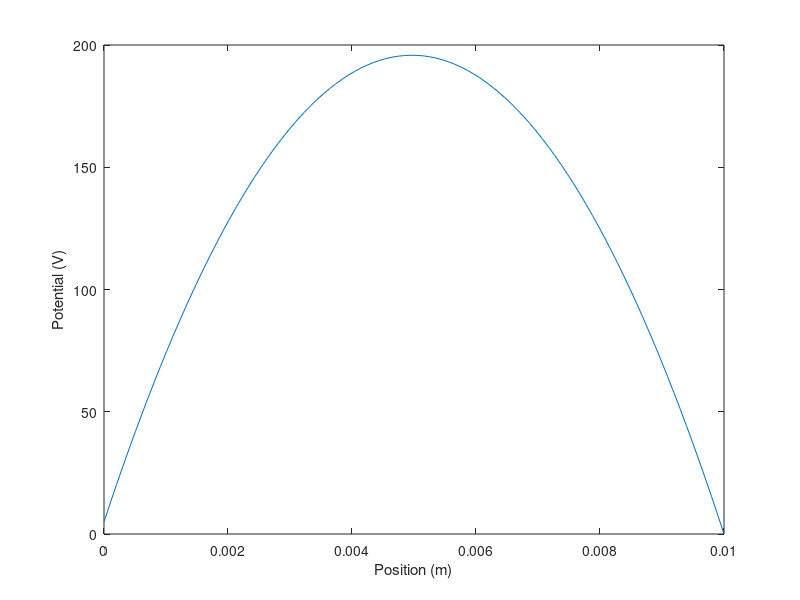

Recreate this plot in MATLAB.
% パラメータの設定
% ドーピング濃度の設定
ND = 1e16; % n型シリコンのドナー濃度 (atoms/cm^3)

% 物理定数
q = 1.602e-19; % 電気素量 (C)

% 電荷密度の計算
% n型シリコンでは、ドーピング濃度が電子濃度に近似される
N = 100; % グリッド点の数
L = 1e-2; % 領域の長さ (m)
epsilon = 11.7 * 8.854e-12; % シリコンの誘電率 (F/m)
rho = q * ND; % 電荷密度 (C/m^3)
dx = L / (N-1); % グリッド間隔

% 境界条件の電位
phi_left = 5; % 左端の電位 (V)
phi_right = 0; % 右端の電位 (V)

% 電位の初期化
phi = zeros(N, 1);

% 電荷密度の設定（一定と仮定）
rho_vec = rho * ones(N, 1);

% 有限差分法による行列の構築
A = -2 * eye(N);
for i = 1:N-1
    A(i, i+1) = 1;
    A(i+1, i) = 1;
end
A = A / dx^2;

% 境界条件の適用
phi(1) = phi_left; % 左端での電位
phi(end) = phi_right; % 右端での電位
A(1, :) = 0; A(1, 1) = 1;
A(end, :) = 0; A(end, end) = 1;

% ポアソン方程式の解
B = -rho_vec / epsilon;
B(1) = phi_left;
B(end) = phi_right;
phi = A \ B;

% 結果のプロット
x = linspace(0, L, N);
plot(x, phi);
xlabel('Position (m)');
ylabel('Potential (V)');